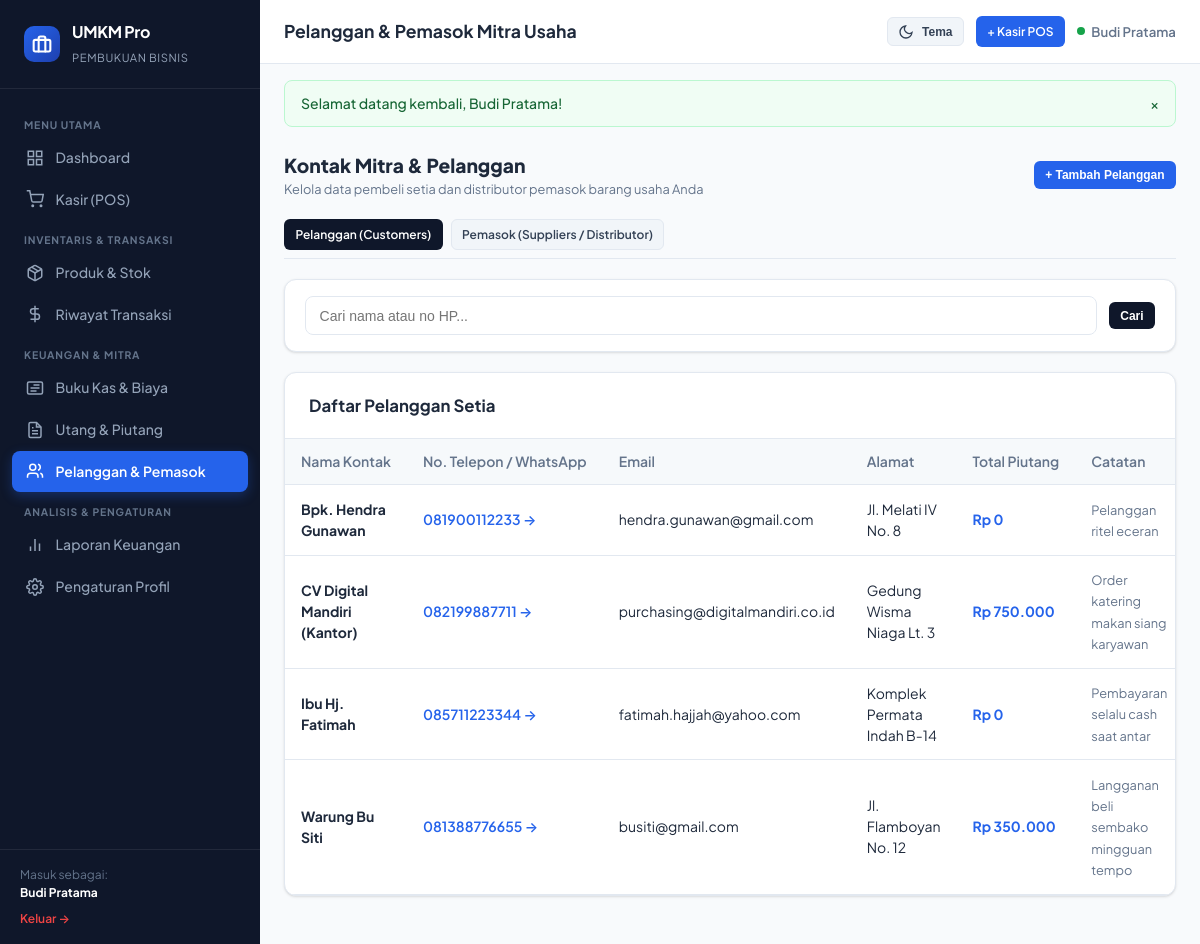
Screenshot of /pages/customers.php (signed in) with the database file from the repository.
### tables this page shows
CREATE TABLE customers (
    id INT AUTO_INCREMENT PRIMARY KEY,
    user_id INT NOT NULL,
    name VARCHAR(120) NOT NULL,
    phone VARCHAR(30) NULL,
    email VARCHAR(120) NULL,
    address TEXT NULL,
    total_receivable DECIMAL(15,2) DEFAULT 0.00,
    notes TEXT NULL,
    created_at TIMESTAMP DEFAULT CURRENT_TIMESTAMP,
    updated_at TIMESTAMP DEFAULT CURRENT_TIMESTAMP ON UPDATE CURRENT_TIMESTAMP,
    FOREIGN KEY (user_id) REFERENCES users(id) ON DELETE CASCADE,
    INDEX idx_cust_user (user_id),
    INDEX idx_cust_phone (phone)
);

### helpers/functions.php (called while the page is built, shortened)
<?php
function formatRupiah(float|int|string|null $amount, bool $withSymbol = true): string {
    $num = (float)($amount ?? 0);
    $formatted = number_format($num, 0, ',', '.');
    return $withSymbol ? 'Rp ' . $formatted : $formatted;
}

### pages/customers.php (the view, shortened to what this page needs)
<?php
require_once __DIR__ . '/../helpers/functions.php';
$pdo = Database::getConnection();
$user = currentUser();
$userId = $user['id'];
$tab = $_GET['tab'] ?? 'customers';
$search = trim($_GET['search'] ?? '');
if ($tab === 'suppliers') {
    $q = "SELECT * FROM suppliers WHERE user_id = ?";
    $params = [$userId];
    if (!empty($search)) {
        $q .= " AND (name LIKE ? OR phone LIKE ?)";
        $params[] = "%$search%";
        $params[] = "%$search%";
    }
    $q .= " ORDER BY name ASC";
    $stmt = $pdo->prepare($q);
    $stmt->execute($params);
    $suppliers = $stmt->fetchAll();
} else {
    $q = "SELECT * FROM customers WHERE user_id = ?";
    $params = [$userId];
    $q .= " ORDER BY name ASC";
    $stmt = $pdo->prepare($q);
    $stmt->execute($params);
    $customers = $stmt->fetchAll();
}
require_once __DIR__ . '/../includes/header.php';
require_once __DIR__ . '/../includes/sidebar.php';
require_once __DIR__ . '/../includes/navbar.php';
?>
<div style="display: flex; justify-content: space-between; align-items: center; margin-bottom: 1.25rem; flex-wrap: wrap; gap: 0.75rem;">
    <div>
        <h2 style="font-size: 1.2rem; font-weight: 800; margin: 0;">Kontak Mitra & Pelanggan</h2>
        <p style="font-size: 0.8rem; color: var(--text-muted); margin: 0;">Kelola data pembeli setia dan distributor pemasok barang usaha Anda</p>
    </div>
    <div style="display: flex; gap: 0.5rem;">
        <?php if ($tab === 'suppliers'): ?>
            <button onclick="document.getElementById('modalAddSupplier').style.display = 'flex'" class="btn btn-primary btn-sm">+ Tambah Pemasok</button>
        <?php else: ?>
            <button onclick="document.getElementById('modalAddCustomer').style.display = 'flex'" class="btn btn-primary btn-sm">+ Tambah Pelanggan</button>
        <?php endif; ?>
    </div>
</div>
<div style="display: flex; gap: 0.5rem; margin-bottom: 1.25rem; border-bottom: 1px solid var(--border); padding-bottom: 0.5rem;">
    <a href="customers.php?tab=customers" class="btn btn-sm <?= $tab === 'customers' ? 'btn-navy' : 'btn-secondary' ?>">
        Pelanggan (Customers)
    </a>
    <a href="customers.php?tab=suppliers" class="btn btn-sm <?= $tab === 'suppliers' ? 'btn-navy' : 'btn-secondary' ?>">
        Pemasok (Suppliers / Distributor)
    </a>
</div>
<div class="card" style="margin-bottom: 1.25rem;">
    <div class="card-body" style="padding: 1rem 1.25rem;">
        <form method="GET" action="customers.php" style="display: flex; gap: 0.75rem; align-items: center;">
            <input type="text" name="search" value="<?= htmlspecialchars($search) ?>" placeholder="Cari nama atau no HP..." class="form-control">
            <button type="submit" class="btn btn-navy btn-sm">Cari</button>
        </form>
    </div>
</div>
<div class="card">
    <div class="card-header">
        <h3 class="card-title">
            <?= $tab === 'suppliers' ? 'Daftar Distributor Pemasok' : 'Daftar Pelanggan Setia' ?>
        </h3>
    </div>
    <div class="card-body" style="padding: 0;">
        <div class="table-responsive">
            <table class="table">
                <thead>
                    <tr>
                        <th>Nama Kontak</th>
                        <th>No. Telepon / WhatsApp</th>
                        <th>Email</th>
                        <th>Alamat</th>
                        <th><?= $tab === 'suppliers' ? 'Total Utang Usaha' : 'Total Piutang' ?></th>
                        <th>Catatan</th>
                    </tr>
                </thead>
                <tbody>
                    <?php if ($tab === 'suppliers'): ?>
                        <?php if (empty($suppliers)): ?>
                            <tr><td colspan="7" style="text-align: center; padding: 2rem; color: var(--text-muted);">Belum ada data pemasok.</td></tr>
                        <?php else: ?>
                            <?php foreach ($suppliers as $s): ?>
                            <tr>
                                <td><strong><?= htmlspecialchars($s['name']) ?></strong></td>
                                <td>
                                    <?php if ($s['phone']): ?>
                                        <a href="https://wa.me/<?= preg_replace('/[^0-9]/', '', $s['phone']) ?>" target="_blank" style="color: var(--accent-blue); text-decoration: none; font-weight: 600;">
                                            <?= htmlspecialchars($s['phone']) ?> &rarr;
                                        </a>
                                    <?php else: ?> - <?php endif; ?>
                                </td>
                                <td><?= htmlspecialchars($s['email'] ?? '-') ?></td>
                                <td><?= htmlspecialchars($s['address'] ?? '-') ?></td>
                                <td><strong style="color: #dc2626;"><?= formatRupiah($s['total_debt']) ?></strong></td>
                                <td><span style="font-size: 0.8rem; color: var(--text-muted);"><?= htmlspecialchars($s['notes'] ?? '-') ?></span></td>
                                <td>
                                    <a href="../actions/customer_action.php?action=delete_supplier&id=<?= $s['id'] ?>" onclick="return confirmDelete('Hapus pemasok ini?')" class="btn btn-sm btn-danger" style="padding: 0.25rem 0.5rem;">&times;</a>
                                </td>
                            </tr>
                            <?php endforeach; ?>
                        <?php endif; ?>
                    <?php else: ?>
                        <?php if (empty($customers)): ?>
                            <tr><td colspan="7" style="text-align: center; padding: 2rem; color: var(--text-muted);">Belum ada data pelanggan.</td></tr>
                        <?php else: ?>
                            <?php foreach ($customers as $c): ?>
                            <tr>
                                <td><strong><?= htmlspecialchars($c['name']) ?></strong></td>
                                <td>
                                    <?php if ($c['phone']): ?>
                                        <a href="https://wa.me/<?= preg_replace('/[^0-9]/', '', $c['phone']) ?>" target="_blank" style="color: var(--accent-blue); text-decoration: none; font-weight: 600;">
                                            <?= htmlspecialchars($c['phone']) ?> &rarr;
                                        </a>
                                    <?php else: ?> - <?php endif; ?>
                                </td>
                                <td><?= htmlspecialchars($c['email'] ?? '-') ?></td>
                                <td><?= htmlspecialchars($c['address'] ?? '-') ?></td>
                                <td><strong style="color: #2563eb;"><?= formatRupiah($c['total_receivable']) ?></strong></td>
                                <td><span style="font-size: 0.8rem; color: var(--text-muted);"><?= htmlspecialchars($c['notes'] ?? '-') ?></span></td>
                            </tr>
                            <?php endforeach; ?>
                        <?php endif; ?>
                    <?php endif; ?>
                </tbody>
            </table>
        </div>
    </div>
</div>
<?php require_once __DIR__ . '/../includes/footer.php'; ?>

### assets/css/style.css (style rules this page uses)
:root { --primary-navy: #0f172a; --secondary-navy: #1e293b; --accent-blue: #2563eb; --accent-hover: #1d4ed8; --accent-light: #eff6ff; --success: #16a34a; --success-light: #f0fdf4; --danger: #dc2626; --danger-light: #fef2f2; --warning: #f59e0b; --warning-light: #fffbeb; --info: #0284c7; --info-light: #f0f9ff; --bg-body: #f8fafc; --bg-card: #ffffff; --bg-sidebar: #0f172a; --text-main: #1e293b; --text-muted: #64748b; --text-light: #94a3b8; --border: #e2e8f0; --shadow: 0 1px 3px 0 rgb(0 0 0 / 0.1), 0 1px 2px -1px rgb(0 0 0 / 0.1); --shadow-md: 0 4px 6px -1px rgb(0 0 0 / 0.1), 0 2px 4px -2px rgb(0 0 0 / 0.1); --radius: 12px; }
* { margin: 0; padding: 0; box-sizing: border-box; }
body { font-family: 'Plus Jakarta Sans', system-ui, -apple-system, sans-serif; background-color: var(--bg-body); color: var(--text-main); line-height: 1.5; -webkit-font-smoothing: antialiased; }
.card { background-color: var(--bg-card); border: 1px solid var(--border); border-radius: var(--radius); box-shadow: var(--shadow); margin-bottom: 1.5rem; overflow: hidden; }
.card-header { padding: 1.25rem 1.5rem; border-bottom: 1px solid var(--border); display: flex; align-items: center; justify-content: space-between; flex-wrap: wrap; gap: 0.75rem; }
.card-title { font-size: 1.05rem; font-weight: 700; color: var(--text-main); }
.card-body { padding: 1.5rem; }
.table-responsive { width: 100%; overflow-x: auto; }
.table { width: 100%; border-collapse: collapse; text-align: left; font-size: 0.875rem; }
.table th { background-color: rgba(241, 245, 249, 0.6); padding: 0.75rem 1rem; font-weight: 600; color: var(--text-muted); border-bottom: 1px solid var(--border); white-space: nowrap; }
.table td { padding: 0.85rem 1rem; border-bottom: 1px solid var(--border); vertical-align: middle; }
.btn { display: inline-flex; align-items: center; justify-content: center; gap: 0.5rem; padding: 0.55rem 1.1rem; border-radius: 8px; font-size: 0.875rem; font-weight: 600; text-decoration: none; border: 1px solid transparent; cursor: pointer; transition: all 0.2s ease; }
.btn-primary { background-color: var(--accent-blue); color: #fff; }
.btn-navy { background-color: var(--primary-navy); color: #fff; }
.btn-secondary { background-color: #f1f5f9; color: #334155; border-color: var(--border); }
.btn-sm { padding: 0.35rem 0.65rem; font-size: 0.75rem; border-radius: 6px; }
.form-control, .form-select { width: 100%; padding: 0.65rem 0.85rem; border: 1px solid var(--border); border-radius: 8px; background-color: var(--bg-card); color: var(--text-main); font-size: 0.875rem; outline: none; transition: border-color 0.2s; }

### rows the page displays
customers: name "Bpk. Hendra Gunawan", phone "081900112233", email "hendra.gunawan@gmail.com", address "Jl. Melati IV No. 8", total_receivable "Rp 0", notes "Pelanggan ritel eceran"
customers: name "CV Digital Mandiri (Kantor)", phone "082199887711", email "purchasing@digitalmandiri.co.id", address "Gedung Wisma Niaga Lt. 3", total_receivable "Rp 750.000", notes "Order katering makan siang karyawan"
customers: name "Ibu Hj. Fatimah", phone "085711223344", email "fatimah.hajjah@yahoo.com", address "Komplek Permata Indah B-14", total_receivable "Rp 0", notes "Pembayaran selalu cash saat antar"
customers: name "Warung Bu Siti", phone "081388776655", email "busiti@gmail.com", address "Jl. Flamboyan No. 12", total_receivable "Rp 350.000", notes "Langganan beli sembako mingguan tempo"

### other values shown
$user['name'] "Budi Pratama"
$pageTitle "Pelanggan & Pemasok Mitra Usaha"
$flash['message'] "Selamat datang kembali, Budi Pratama!"
